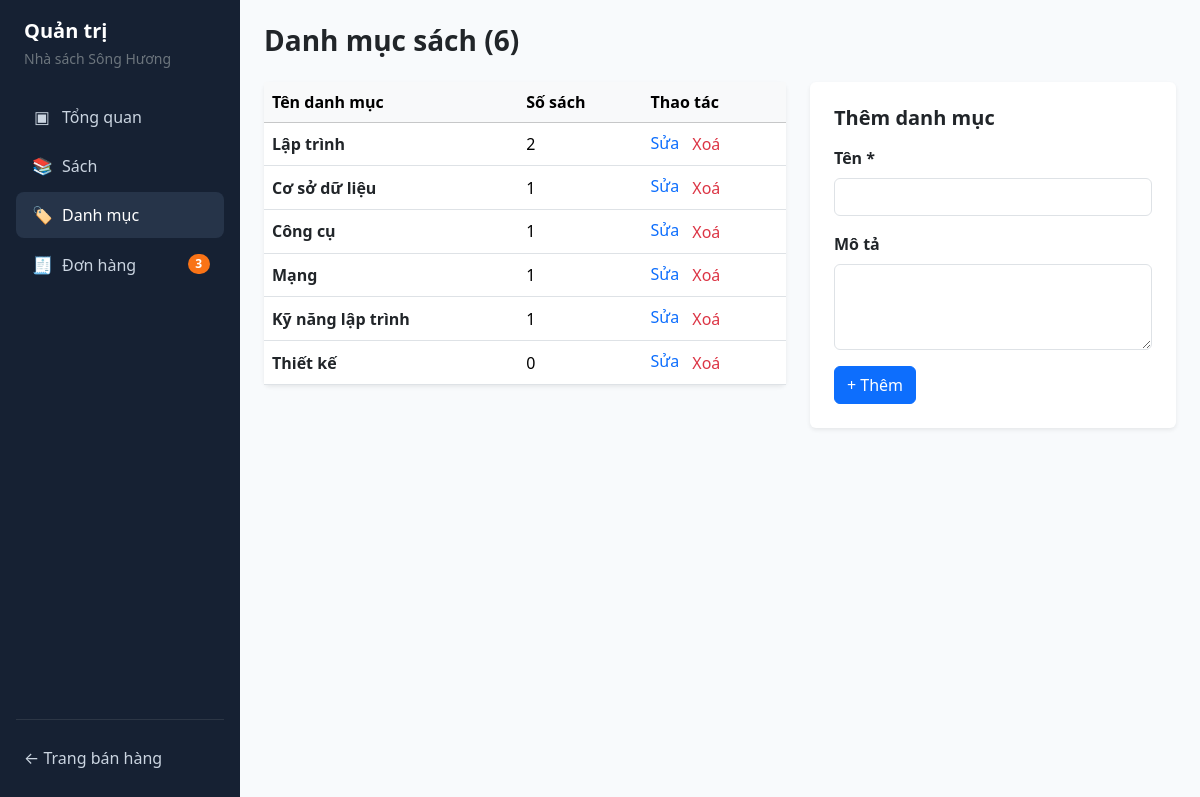
The page /admin/categories on the database its author committed.
### NhaSachSongHuong/models.py (models this page shows)
class Category(db.Model):
    __tablename__ = 'categories'
    id = db.Column(db.Integer, primary_key=True)
    name = db.Column(db.String(100), unique=True, nullable=False)
    description = db.Column(db.Text, nullable=True)
    books = db.relationship('Book', backref='category', lazy=True)

### NhaSachSongHuong/app.py (the view, shortened to what this page needs)
@app.route('/admin/categories', methods=['GET', 'POST'])
def admin_categories():
    edit_id = request.args.get('edit_id', type=int)
    editing_category = Category.query.get_or_404(edit_id) if edit_id else None
    form = CategoryForm(
        category_id=editing_category.id if editing_category else None,
        obj=editing_category
    )
    categories_data = (
        db.session.query(Category, func.count(Book.id).label('book_count'))
        .outerjoin(Book, Category.id == Book.category_id)
        .group_by(Category.id)
        .order_by(Category.id.asc())
        .all()
    )
    return render_template(
        'admin/categories.html',
        categories_data=categories_data,
        form=form,
        editing_category=editing_category
    )

### NhaSachSongHuong/forms.py (shortened to what this page needs)
class CategoryForm(FlaskForm):
    name = StringField('Tên', validators=[
        DataRequired(message='Tên danh mục là bắt buộc.')
    ])
    description = TextAreaField('Mô tả', validators=[Optional()])
    def __init__(self, category_id=None, *args, **kwargs):
        super().__init__(*args, **kwargs)
        self.category_id = category_id

### NhaSachSongHuong/app.py (called while the page is built)
def get_cart():
    cart = session.get('cart', {})
    if not isinstance(cart, dict):
        cart = {}
    return cart

@app.context_processor
def inject_global_badges():
    cart = get_cart()
    cart_total_qty = sum(int(q) for q in cart.values()) if cart else 0
    pending_orders_badge = (
        db.session.query(func.count(Order.id))
        .filter(Order.status == 'Chờ xác nhận')
        .scalar() or 0
    )
    return dict(
        cart_total_qty=cart_total_qty,
        pending_orders_badge=pending_orders_badge
    )

### NhaSachSongHuong/templates/admin/categories.html (shortened to what this page needs)
{% extends "admin/base_admin.html" %}
{% block content %}
<h3 class="fw-bold mb-4">Danh mục sách ({{ categories_data|length }})</h3>
<div class="row g-4">
  <div class="col-md-7">
    <div class="card border-0 shadow-sm">
      <table class="table align-middle mb-0">
        <thead class="table-light">
          <tr>
            <th>Tên danh mục</th>
            <th>Số sách</th>
            <th>Thao tác</th>
          </tr>
        </thead>
        <tbody>
          {% for cat, count in categories_data %}
          <tr>
            <td>
              <a href="{{ url_for('admin_books', category_id=cat.id) }}" class="fw-semibold text-decoration-none text-dark">
                {{ cat.name }}
              </a>
            </td>
            <td>{{ count }}</td>
            <td>
              <a href="{{ url_for('admin_categories', edit_id=cat.id) }}" class="text-decoration-none me-2">Sửa</a>
              <form method="post" action="{{ url_for('admin_category_delete', cat_id=cat.id) }}" class="d-inline"
                    onsubmit="return confirm('Xoá danh mục {{ cat.name }}?');">
                <button type="submit" class="btn btn-link text-danger text-decoration-none p-0">Xoá</button>
              </form>
            </td>
          </tr>
          {% endfor %}
        </tbody>
      </table>
    </div>
  </div>
  <div class="col-md-5">
    <div class="card border-0 shadow-sm p-4">
      <h5 class="fw-bold mb-3">{{ 'Sửa danh mục' if editing_category else 'Thêm danh mục' }}</h5>
      <form method="post" novalidate>
        <div class="mb-3">
          <label class="form-label fw-semibold">Tên *</label>
          {{ form.name(class="form-control" + (" is-invalid" if form.name.errors else "")) }}
        </div>
        <div class="mb-3">
          <label class="form-label fw-semibold">Mô tả</label>
          {{ form.description(class="form-control", rows=3) }}
        </div>
        <button type="submit" class="btn btn-primary">{{ 'Cập nhật' if editing_category else '+ Thêm' }}</button>
      </form>
    </div>
  </div>
</div>
{% endblock %}

### NhaSachSongHuong/templates/admin/base_admin.html (style rules this page uses)
body { background-color: #f8fafc; }

### rows shown on the page
Category: name "Lập trình", count "2"
Category: name "Cơ sở dữ liệu", count "1"
Category: name "Công cụ", count "1"
Category: name "Mạng", count "1"
Category: name "Kỹ năng lập trình", count "1"
Category: name "Thiết kế", count "0"

### other values the page prints
{{ pending_orders_badge }} "3"
{{ categories_data|length }} "6"
{{ 'Sửa danh mục' if editing_category else 'Thêm danh mục' }} "Thêm danh mục"
{{ 'Cập nhật' if editing_category else '+ Thêm' }} "+ Thêm"
